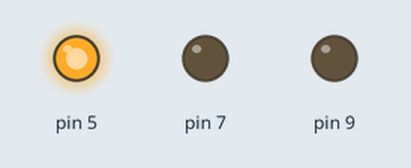
A sketch run on a simulated Arduino Uno, built with avr-gcc and run on an emulated ATmega328P. On the bench: output pins drawn as LEDs (lit = HIGH).

Above: at 0.5 s.
At 1.5 s:
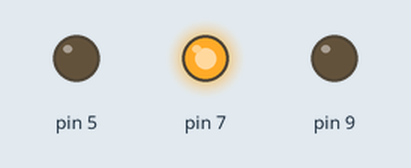
At 5.5 s:
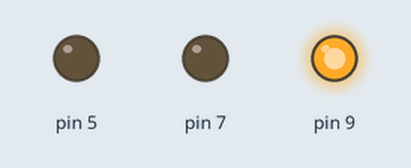
Timing chart, 0 to 6.9 s (numbered marks = the images above):
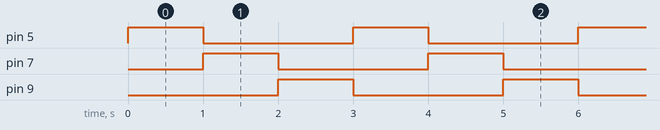

The sketch:

2-semaforo.ino
```cpp
void setup() {
  //Define a porta do led como saida
  pinMode(5, OUTPUT);
  pinMode(7, OUTPUT);
  pinMode(9, OUTPUT);
}

void loop() {
  //Acende o led
  digitalWrite(9, LOW);
  digitalWrite(5, HIGH);

  //Aguarda 1 segundo
  delay(1000);

  //Apaga o led
  digitalWrite(5, LOW);
  digitalWrite(7, HIGH);

  //Aguarda 1 segundo
  delay(1000);

  //Apaga o led
  digitalWrite(7, LOW);
  digitalWrite(9, HIGH);

  //Aguarda 1 segundo
  delay(1000);
}
```

Measured:
- by itself, pin 5, pin 7, pin 9: alternates HIGH for 1.0 s and LOW for 2.0 s
- by itself, everything shown: repeats every 3.0 s, in 3 steps
